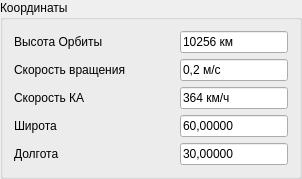
              <widget class="QGroupBox" name="groupBox_4">
               <property name="title">
                <string>Координаты</string>
               </property>
               <layout class="QVBoxLayout" name="verticalLayout_7">
                <item>
                 <layout class="QHBoxLayout" name="horizontalLayout_18">
                  <item>
                   <widget class="QLabel" name="label_5">
                    <property name="minimumSize">
                     <size>
                      <width>160</width>
                      <height>0</height>
                     </size>
                    </property>
                    <property name="text">
                     <string>Высота Орбиты</string>
                    </property>
                   </widget>
                  </item>
                  <item>
                   <widget class="QLineEdit" name="lineEdit_5">
                    <property name="text">
                     <string>10256 км</string>
                    </property>
                   </widget>
                  </item>
                 </layout>
                </item>
                <item>
                 <layout class="QHBoxLayout" name="horizontalLayout_17">
                  <item>
                   <widget class="QLabel" name="label_6">
                    <property name="minimumSize">
                     <size>
                      <width>160</width>
                      <height>0</height>
                     </size>
                    </property>
                    <property name="text">
                     <string>Скорость вращения</string>
                    </property>
                   </widget>
                  </item>
                  <item>
                   <widget class="QLineEdit" name="lineEdit_9">
                    <property name="text">
                     <string>0,2 м/c</string>
                    </property>
                   </widget>
                  </item>
                 </layout>
                </item>
                <item>
                 <layout class="QHBoxLayout" name="horizontalLayout_16">
                  <item>
                   <widget class="QLabel" name="label_7">
                    <property name="minimumSize">
                     <size>
                      <width>160</width>
                      <height>0</height>
                     </size>
                    </property>
                    <property name="text">
                     <string>Скорость КА</string>
                    </property>
                   </widget>
                  </item>
                  <item>
                   <widget class="QLineEdit" name="lineEdit_6">
                    <property name="text">
                     <string>364 км/ч</string>
                    </property>
                   </widget>
                  </item>
                 </layout>
                </item>
                <item>
                 <layout class="QHBoxLayout" name="horizontalLayout_15">
                  <item>
                   <widget class="QLabel" name="label_8">
                    <property name="minimumSize">
                     <size>
                      <width>160</width>
                      <height>0</height>
                     </size>
                    </property>
                    <property name="text">
                     <string>Широта</string>
                    </property>
                   </widget>
                  </item>
                  <item>
                   <widget class="QLineEdit" name="lineEdit_7">
                    <property name="text">
                     <string>60,00000</string>
                    </property>
                   </widget>
                  </item>
                 </layout>
                </item>
                <item>
                 <layout class="QHBoxLayout" name="horizontalLayout_14">
                  <item>
                   <widget class="QLabel" name="label_9">
                    <property name="minimumSize">
                     <size>
                      <width>160</width>
                      <height>0</height>
                     </size>
                    </property>
                    <property name="text">
                     <string>Долгота</string>
                    </property>
                   </widget>
                  </item>
                  <item>
                   <widget class="QLineEdit" name="lineEdit_8">
                    <property name="text">
                     <string>30,00000</string>
                    </property>
                   </widget>
                  </item>
                 </layout>
                </item>
               </layout>
              </widget>
